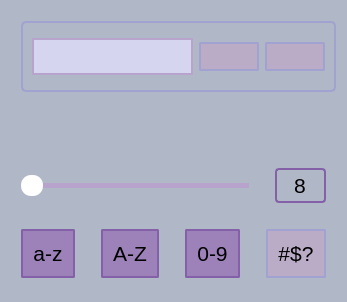
<?xml version="1.0" encoding="UTF-8"?>
<ui version="4.0">
 <class>GenerationPass</class>
 <widget class="QWidget" name="GenerationPass">
  <property name="geometry">
   <rect>
    <x>0</x>
    <y>0</y>
    <width>333</width>
    <height>302</height>
   </rect>
  </property>
  <property name="windowTitle">
   <string>Generation</string>
  </property>
  <property name="windowIcon">
   <iconset resource="resours.qrc">
    <normaloff>:/newPrefix/key_black_24dp.svg</normaloff>:/newPrefix/key_black_24dp.svg</iconset>
  </property>
  <property name="styleSheet">
   <string notr="true">QWidget {
    background-color: #b0b7c6;
    color: black;
    font-family: 'Gill Sans', 'Gill Sans MT', Calibri, 'Trebuchet MS', sans-serif;
    font-size: 16pt;
    margin: 10px;
}

QPushButton{
    border: 2px solid #a2a2d0;
    background-color: #baacc7;
    border-radius: 2px;
}

QPushButton#LowerButton,
#DigitButton, 
#SpecialButton, 
#UpperButton{
    padding: 10px;
}

QPushButton:hover{
    background-color: #b7a3cc;
}

QPushButton:pressed{
    border: 4px solid #8360a8;
    border-radius: 5px;

}

QPushButton:checked{
    background-color: #9d82ba;
    border-color: #8360a8;

}</string>
  </property>
  <layout class="QVBoxLayout" name="verticalLayout">
   <item>
    <widget class="QFrame" name="horizontalFrame">
     <property name="sizePolicy">
      <sizepolicy hsizetype="Preferred" vsizetype="Maximum">
       <horstretch>0</horstretch>
       <verstretch>0</verstretch>
      </sizepolicy>
     </property>
     <property name="styleSheet">
      <string notr="true">QFrame{
    border: 2px solid #a2a2d0;
    border-radius: 5px;
    margin-right: 0;
}

QFrame:hover{
    border-color: #9d82ba;
}</string>
     </property>
     <layout class="QHBoxLayout" name="horizontalLayout">
      <item>
       <widget class="QLineEdit" name="lineEdit">
        <property name="cursor">
         <cursorShape>IBeamCursor</cursorShape>
        </property>
        <property name="styleSheet">
         <string notr="true">QLineEdit{
    border: 2px solid #b7a3cc;
    background-color: #d5d5f0;
    margin: 0;
    font-size: 20pt;
}</string>
        </property>
       </widget>
      </item>
      <item>
       <widget class="QPushButton" name="RestarButton">
        <property name="sizePolicy">
         <sizepolicy hsizetype="Fixed" vsizetype="Fixed">
          <horstretch>0</horstretch>
          <verstretch>0</verstretch>
         </sizepolicy>
        </property>
        <property name="cursor">
         <cursorShape>PointingHandCursor</cursorShape>
        </property>
        <property name="styleSheet">
         <string notr="true">QPushButton{
    margin-right: 0;
    margin-left: 0;
}
QPushButton:pressed{
    border: 2px solid #8360a8;
    border-radius: 3px;

}</string>
        </property>
        <property name="text">
         <string/>
        </property>
        <property name="icon">
         <iconset>
          <normalon>:/newPrefix/replay_black_24dp.svg</normalon>
         </iconset>
        </property>
        <property name="iconSize">
         <size>
          <width>22</width>
          <height>26</height>
         </size>
        </property>
        <property name="shortcut">
         <string>Ctrl+R</string>
        </property>
       </widget>
      </item>
      <item>
       <widget class="QPushButton" name="CopyButton">
        <property name="sizePolicy">
         <sizepolicy hsizetype="Fixed" vsizetype="Fixed">
          <horstretch>0</horstretch>
          <verstretch>0</verstretch>
         </sizepolicy>
        </property>
        <property name="cursor">
         <cursorShape>PointingHandCursor</cursorShape>
        </property>
        <property name="styleSheet">
         <string notr="true">QPushButton{
    margin-right: 0;
    margin-left: 0;
}
QPushButton:pressed{
    border: 2px solid #8360a8;
    border-radius: 3px;

}</string>
        </property>
        <property name="text">
         <string/>
        </property>
        <property name="icon">
         <iconset resource="resours.qrc">
          <normaloff>:/newPrefix/content_copy_black_24dp.svg</normaloff>:/newPrefix/content_copy_black_24dp.svg</iconset>
        </property>
        <property name="iconSize">
         <size>
          <width>22</width>
          <height>26</height>
         </size>
        </property>
        <property name="shortcut">
         <string>Ctrl+C</string>
        </property>
       </widget>
      </item>
     </layout>
    </widget>
   </item>
   <item>
    <layout class="QHBoxLayout" name="horizontalLayout_2">
     <property name="spacing">
      <number>2</number>
     </property>
     <item>
      <widget class="QLabel" name="LabelStronk">
       <property name="sizePolicy">
        <sizepolicy hsizetype="Preferred" vsizetype="Maximum">
         <horstretch>0</horstretch>
         <verstretch>0</verstretch>
        </sizepolicy>
       </property>
       <property name="text">
        <string/>
       </property>
       <property name="alignment">
        <set>Qt::AlignCenter</set>
       </property>
      </widget>
     </item>
    </layout>
   </item>
   <item>
    <layout class="QHBoxLayout" name="horizontalLayout_3">
     <item>
      <widget class="QSlider" name="SliderLenght">
       <property name="cursor">
        <cursorShape>PointingHandCursor</cursorShape>
       </property>
       <property name="styleSheet">
        <string notr="true">QSlider::groove:horizontal{
    background-color: transparent;
    height: 5 px;
}

QSlider::sub-page:horizontal{
    background-color: #9d82ba;
}

QSlider::add-page:horizontal{
    background-color: #b7a3cc;
}

QSlider::handle:horizontal{
    background-color: white;
    width: 22px;
    border-radius: 10px;
    margin-top: -8px;
    margin-bottom: -8px;
}</string>
       </property>
       <property name="orientation">
        <enum>Qt::Horizontal</enum>
       </property>
      </widget>
     </item>
     <item>
      <widget class="QSpinBox" name="SpinboxLenght">
       <property name="cursor">
        <cursorShape>PointingHandCursor</cursorShape>
       </property>
       <property name="styleSheet">
        <string notr="true">QSpinBox{
    border: 2px solid #8360a8;
    border-radius: 4px;
    background: transparent;
    padding: 2px;
}

QSpinBox:hover{
    border-color: #9d82ba;
}
</string>
       </property>
       <property name="alignment">
        <set>Qt::AlignCenter</set>
       </property>
       <property name="buttonSymbols">
        <enum>QAbstractSpinBox::NoButtons</enum>
       </property>
       <property name="maximum">
        <number>100</number>
       </property>
       <property name="value">
        <number>8</number>
       </property>
      </widget>
     </item>
    </layout>
   </item>
   <item>
    <layout class="QHBoxLayout" name="horizontalLayout_4">
     <item>
      <widget class="QPushButton" name="LowerButton">
       <property name="cursor">
        <cursorShape>PointingHandCursor</cursorShape>
       </property>
       <property name="text">
        <string>a-z</string>
       </property>
       <property name="checkable">
        <bool>true</bool>
       </property>
       <property name="checked">
        <bool>true</bool>
       </property>
      </widget>
     </item>
     <item>
      <widget class="QPushButton" name="UpperButton">
       <property name="cursor">
        <cursorShape>PointingHandCursor</cursorShape>
       </property>
       <property name="text">
        <string>A-Z</string>
       </property>
       <property name="checkable">
        <bool>true</bool>
       </property>
       <property name="checked">
        <bool>true</bool>
       </property>
      </widget>
     </item>
     <item>
      <widget class="QPushButton" name="DigitButton">
       <property name="cursor">
        <cursorShape>PointingHandCursor</cursorShape>
       </property>
       <property name="text">
        <string>0-9</string>
       </property>
       <property name="checkable">
        <bool>true</bool>
       </property>
       <property name="checked">
        <bool>true</bool>
       </property>
      </widget>
     </item>
     <item>
      <widget class="QPushButton" name="SpecialButton">
       <property name="cursor">
        <cursorShape>PointingHandCursor</cursorShape>
       </property>
       <property name="text">
        <string>#$?</string>
       </property>
       <property name="checkable">
        <bool>true</bool>
       </property>
       <property name="checked">
        <bool>false</bool>
       </property>
      </widget>
     </item>
    </layout>
   </item>
  </layout>
 </widget>
 <resources>
  <include location="resours.qrc"/>
 </resources>
 <connections/>
</ui>
